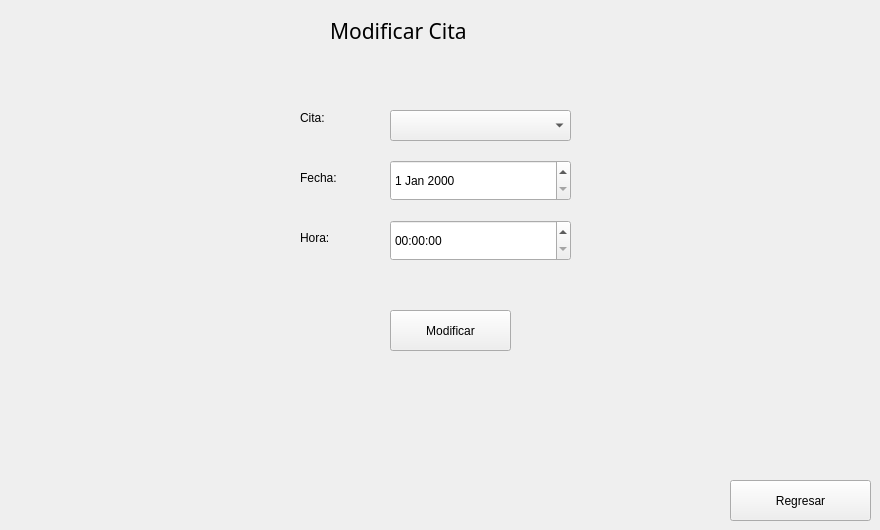
    <widget class="QWidget" name="ModificarCita">
     <widget class="QLabel" name="label_84">
      <property name="geometry">
       <rect>
        <x>330</x>
        <y>10</y>
        <width>231</width>
        <height>41</height>
       </rect>
      </property>
      <property name="font">
       <font>
        <family>Segoe UI Black</family>
        <pointsize>16</pointsize>
       </font>
      </property>
      <property name="text">
       <string>Modificar Cita</string>
      </property>
     </widget>
     <widget class="QLabel" name="label_85">
      <property name="geometry">
       <rect>
        <x>300</x>
        <y>110</y>
        <width>49</width>
        <height>16</height>
       </rect>
      </property>
      <property name="styleSheet">
       <string notr="true">color: rgb(0, 0, 0);
font: 700 11pt &quot;Segoe UI&quot;;</string>
      </property>
      <property name="text">
       <string>Cita:</string>
      </property>
     </widget>
     <widget class="QComboBox" name="comboBox_7">
      <property name="geometry">
       <rect>
        <x>390</x>
        <y>110</y>
        <width>181</width>
        <height>31</height>
       </rect>
      </property>
     </widget>
     <widget class="QLabel" name="label_86">
      <property name="geometry">
       <rect>
        <x>300</x>
        <y>230</y>
        <width>49</width>
        <height>16</height>
       </rect>
      </property>
      <property name="styleSheet">
       <string notr="true">color: rgb(0, 0, 0);
font: 700 11pt &quot;Segoe UI&quot;;</string>
      </property>
      <property name="text">
       <string>Hora:</string>
      </property>
     </widget>
     <widget class="QLabel" name="label_87">
      <property name="geometry">
       <rect>
        <x>300</x>
        <y>170</y>
        <width>49</width>
        <height>16</height>
       </rect>
      </property>
      <property name="styleSheet">
       <string notr="true">color: rgb(0, 0, 0);
font: 700 11pt &quot;Segoe UI&quot;;</string>
      </property>
      <property name="text">
       <string>Fecha:</string>
      </property>
     </widget>
     <widget class="QDateEdit" name="dateEdit_6">
      <property name="geometry">
       <rect>
        <x>390</x>
        <y>160</y>
        <width>181</width>
        <height>41</height>
       </rect>
      </property>
     </widget>
     <widget class="QTimeEdit" name="timeEdit_6">
      <property name="geometry">
       <rect>
        <x>390</x>
        <y>220</y>
        <width>181</width>
        <height>41</height>
       </rect>
      </property>
     </widget>
     <widget class="QPushButton" name="pushButton_62">
      <property name="geometry">
       <rect>
        <x>390</x>
        <y>310</y>
        <width>121</width>
        <height>41</height>
       </rect>
      </property>
      <property name="text">
       <string>Modificar</string>
      </property>
     </widget>
     <widget class="QPushButton" name="pushButton_63">
      <property name="geometry">
       <rect>
        <x>730</x>
        <y>480</y>
        <width>141</width>
        <height>41</height>
       </rect>
      </property>
      <property name="text">
       <string>Regresar</string>
      </property>
     </widget>
    </widget>
